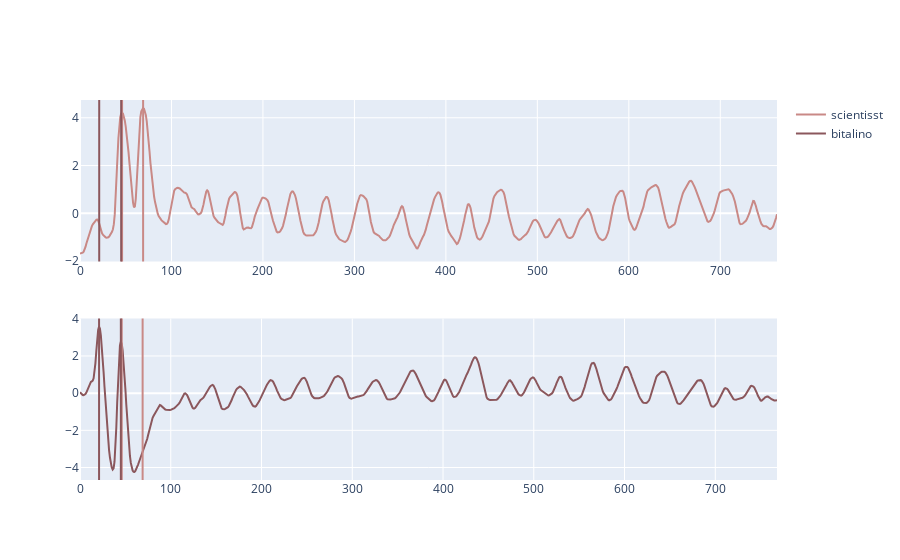
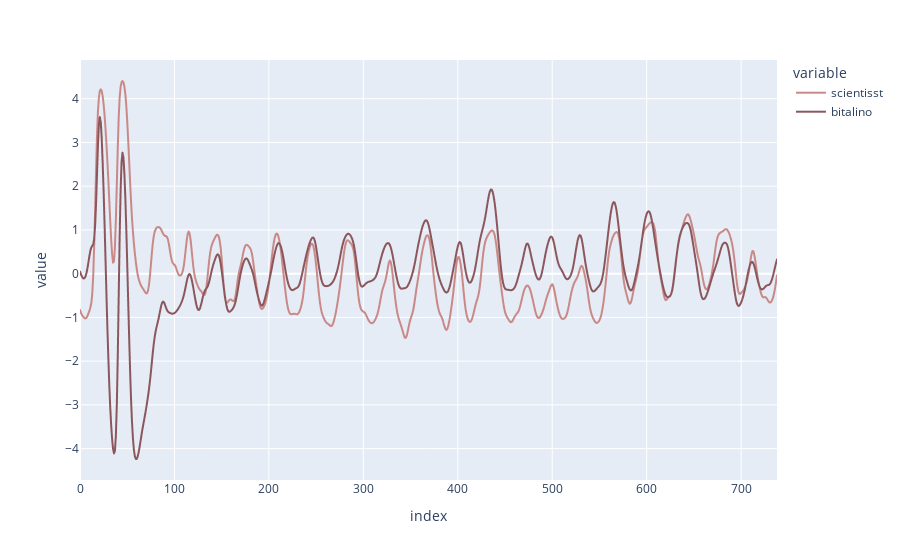

Notebook code for these charts, in order:
### Markdown cell above
### Synchronize and plot signals

### Code cell
def find_k_peaks(sig, mode='min', k=2):
    # Returns indexes of k "peaks", sorted according to magnitude of peaks

    peaks_idx, peaks_vals = bp.signals.tools.find_extrema(sig, mode=mode)
    if mode == "both":
        k_values = np.argsort(abs(peaks_vals.values))[-k:]
    elif mode == "min":
        k_values = np.argsort(peaks_vals)[:k]
    elif mode == "max":
        k_values = np.argsort(peaks_vals)[-k:]
    k_peaks = peaks_idx[k_values]
    return k_peaks



def synchronize(signal1, signal2, signal1_name, signal2_name, detrend=True, plot=True):
    # Returns dataframe with synchronized signals and relative timestamp as index

    # Detrend input signals by removing the mean
    detrend_signal1 = (signal1 - np.mean(signal1)) / np.std(signal1)
    detrend_signal2 = (signal2 - np.mean(signal2)) / np.std(signal2)
    
    # Find max inspiration peaks and invert signals if necessary
    # peaks1 = find_k_peaks(detrend_signal1[:100], mode="both")
    # if detrend_signal1[peaks1[0]] > 0:
    #     signal1 = -signal1
    #     detrend_signal1 = -detrend_signal1
    # peaks2 = find_k_peaks(detrend_signal2, mode="both")
    # if detrend_signal2[peaks2[0]] > 0:
    #     signal2 = -signal2
    #     detrend_signal2 = -detrend_signal2

    peaks1 = find_k_peaks(detrend_signal1[:100], mode="max")
    peaks2 = find_k_peaks(detrend_signal2[:100], mode="max")

    if detrend:
        signal1 = detrend_signal1
        signal2 = detrend_signal2

    # Plot peaks found
    if plot:
        fig = make_subplots(rows=2, cols=1)
        fig.add_trace(go.Scatter(y=signal1, marker_color=color_palette[0], name=signal1_name),
            row=1, col=1)
        fig.add_trace(go.Scatter(y=signal2, marker_color=color_palette[1], name=signal2_name),
            row=2, col=1)
        for peak in peaks1:
            fig.add_vline(x=peak, line_color=color_palette[0])
        for peak in peaks2:
            fig.add_vline(x=peak, line_color=color_palette[1])
        fig.show()

    # Find delay (in indexes) and trim signals accrodingly
    n_peaks = min(len(peaks1), len(peaks2))
    delay = int(np.mean(np.sort(peaks1)[:n_peaks] - np.sort(peaks2)[:n_peaks]))

    if delay > 0:
        signal1 = signal1[delay:]
    else:
        signal2 = signal2[-delay:]

    trim_len = min(len(signal1), len(signal2))
    signal1 = signal1[:trim_len]
    signal2 = signal2[:trim_len]

    sync_data = pd.DataFrame({signal1_name: np.array(signal1), signal2_name: np.array(signal2)})
    if plot:
        fig = px.line(sync_data, color_discrete_sequence=color_palette)
        fig.show()

    return sync_data


sync_data = synchronize(scientisst_data[f"scientisst_filtered_AI6"], bitalino_data[f"bitalino_filtered_A1"], "scientisst", "bitalino")

### Figure 1 — Plotly figure (JSON) as saved in the notebook; plotly's stock layout.template omitted (floating-point values rounded to 4 significant figures; data arrays with more than 128 entries replaced by an {"elided": "..."} marker saying what was removed)
{"data": [{"marker": {"color": "#C98986"}, "name": "scientisst", "type": "scatter", "xaxis": "x", "y": {"elided": "763 float values"}, "yaxis": "y"}, {"marker": {"color": "#8B575C"}, "name": "bitalino", "type": "scatter", "xaxis": "x2", "y": {"elided": "769 float values"}, "yaxis": "y2"}], "layout": {"shapes": [{"line": {"color": "#C98986"}, "type": "line", "x0": 46, "x1": 46, "xref": "x", "y0": 0, "y1": 1, "yref": "y domain"}, {"line": {"color": "#C98986"}, "type": "line", "x0": 46, "x1": 46, "xref": "x2", "y0": 0, "y1": 1, "yref": "y2 domain"}, {"line": {"color": "#C98986"}, "type": "line", "x0": 69, "x1": 69, "xref": "x", "y0": 0, "y1": 1, "yref": "y domain"}, {"line": {"color": "#C98986"}, "type": "line", "x0": 69, "x1": 69, "xref": "x2", "y0": 0, "y1": 1, "yref": "y2 domain"}, {"line": {"color": "#8B575C"}, "type": "line", "x0": 45, "x1": 45, "xref": "x", "y0": 0, "y1": 1, "yref": "y domain"}, {"line": {"color": "#8B575C"}, "type": "line", "x0": 45, "x1": 45, "xref": "x2", "y0": 0, "y1": 1, "yref": "y2 domain"}, {"line": {"color": "#8B575C"}, "type": "line", "x0": 21, "x1": 21, "xref": "x", "y0": 0, "y1": 1, "yref": "y domain"}, {"line": {"color": "#8B575C"}, "type": "line", "x0": 21, "x1": 21, "xref": "x2", "y0": 0, "y1": 1, "yref": "y2 domain"}], "xaxis": {"anchor": "y", "domain": [0, 1]}, "xaxis2": {"anchor": "y2", "domain": [0, 1]}, "yaxis": {"anchor": "x", "domain": [0.575, 1]}, "yaxis2": {"anchor": "x2", "domain": [0, 0.425]}}}

### Figure 2 — Plotly figure (JSON) as saved in the notebook; plotly's stock layout.template omitted (floating-point values rounded to 4 significant figures; data arrays with more than 128 entries replaced by an {"elided": "..."} marker saying what was removed)
{"data": [{"hovertemplate": "variable=scientisst<br>index=%{x}<br>value=%{y}<extra></extra>", "legendgroup": "scientisst", "line": {"color": "#C98986", "dash": "solid"}, "marker": {"symbol": "circle"}, "mode": "lines", "name": "scientisst", "showlegend": true, "type": "scattergl", "x": {"elided": "739 int values"}, "xaxis": "x", "y": {"elided": "739 float values"}, "yaxis": "y"}, {"hovertemplate": "variable=bitalino<br>index=%{x}<br>value=%{y}<extra></extra>", "legendgroup": "bitalino", "line": {"color": "#8B575C", "dash": "solid"}, "marker": {"symbol": "circle"}, "mode": "lines", "name": "bitalino", "showlegend": true, "type": "scattergl", "x": {"elided": "739 int values"}, "xaxis": "x", "y": {"elided": "739 float values"}, "yaxis": "y"}], "layout": {"legend": {"title": {"text": "variable"}, "tracegroupgap": 0}, "margin": {"t": 60}, "xaxis": {"anchor": "y", "domain": [0, 1], "title": {"text": "index"}}, "yaxis": {"anchor": "x", "domain": [0, 1], "title": {"text": "value"}}}}
